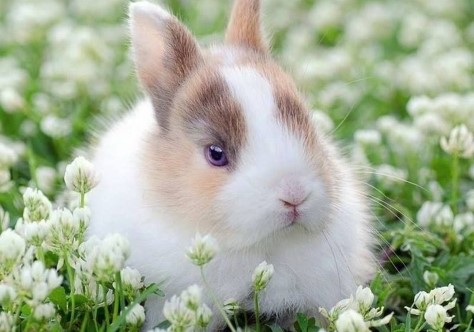
#> input picture Tugas4/k.jpg, 474 x 332 px
$ python 'IdealLowpassFilter&ButterworthLowpassFilter.py'
#> lines starting #> are read from the running program, lines starting #| are printed output that depends on the picture; after the words box and inside, x2 and y2 are one past the last pixel; in counts of white or black regions, pixels touching at a corner belong together
import numpy as np
import cv2
from matplotlib import pyplot as plt

def ideal_lpfilter(rows, cols, radius):
    mask = np.zeros((rows, cols), np.uint8)
    crow, ccol = rows//2, cols//2
    for i in range(rows):
        for j in range(cols):
            if np.sqrt((i-crow)**2 + (j-ccol)**2) <= radius:
                mask[i, j] = 1
    return mask

def butterworth_lpfilter(rows, cols, radius, n):
    mask = np.zeros((rows, cols), np.uint8)
    crow, ccol = rows//2, cols//2
    for i in range(rows):
        for j in range(cols):
            d = np.sqrt((i-crow)**2 + (j-ccol)**2)
            mask[i, j] = 1 / (1 + (d/radius)**(2*n))
    return mask

# Baca gambar
img = cv2.imread('k.jpg', 0)
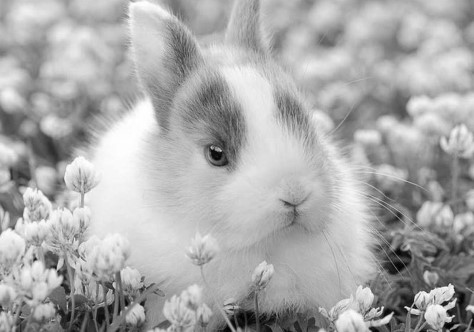
#> img: shape (332, 474); min 0, max 255, mean 170.5

# Lakukan transformasi Fourier
f = np.fft.fft2(img)
fshift = np.fft.fftshift(f)

# Buat Ideal Lowpass Filter
rows, cols = img.shape
#> rows = 332; cols = 474
mask_ideal = ideal_lpfilter(rows, cols, 50)
#> after the loop in ideal_lpfilter, `for i in range(rows):`:
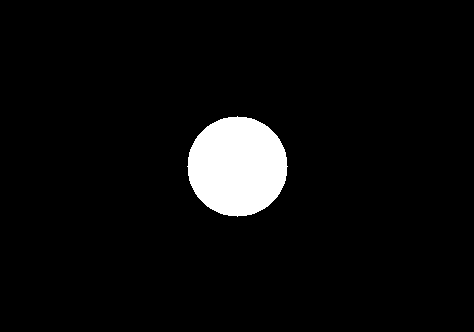
#> mask: shape (332, 474); values 0 (black) and 1 (white), 5% white; 1 white region, box (x1, y1, x2, y2) and area: (187, 116, 288, 217) 7845

# Buat Butterworth Lowpass Filter
mask_butterworth = butterworth_lpfilter(rows, cols, 50, 2)
#> after the loop in butterworth_lpfilter, `for i in range(rows):`:
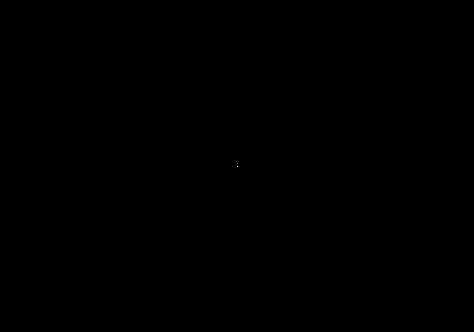
#> mask: shape (332, 474); values 0 (black) and 1 (white), 0% white in thin lines or dots, all inside (x1, y1, x2, y2) = (237, 166, 238, 167)

# Aplikasikan filter pada gambar dalam domain frekuensi
fshift_ideal = fshift * mask_ideal
fshift_butterworth = fshift * mask_butterworth

# Kembalikan gambar ke domain spasial
f_ishift_ideal = np.fft.ifftshift(fshift_ideal)
img_back_ideal = np.fft.ifft2(f_ishift_ideal)
img_back_ideal = np.abs(img_back_ideal)
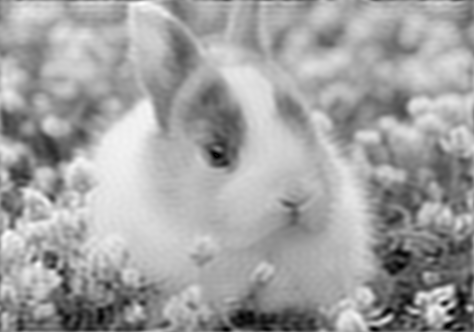
#> img_back_ideal: shape (332, 474) float64; min 0.0105, max 268.7, mean 170.5; drawn with min black and max white

f_ishift_butterworth = np.fft.ifftshift(fshift_butterworth)
img_back_butterworth = np.fft.ifft2(f_ishift_butterworth)
img_back_butterworth = np.abs(img_back_butterworth)
#> img_back_butterworth: shape (332, 474) float64; every value is 170.5

# Tampilkan gambar hasil
plt.subplot(221),plt.imshow(img, cmap = 'gray')
plt.title('Gambar Asli'), plt.xticks([]), plt.yticks([])
plt.subplot(222),plt.imshow(img_back_ideal, cmap = 'gray')
plt.title('Ideal LPF'), plt.xticks([]), plt.yticks([])
plt.subplot(223),plt.imshow(img_back_butterworth, cmap = 'gray')
plt.title('Butterworth LPF'), plt.xticks([]), plt.yticks([])
plt.show()
